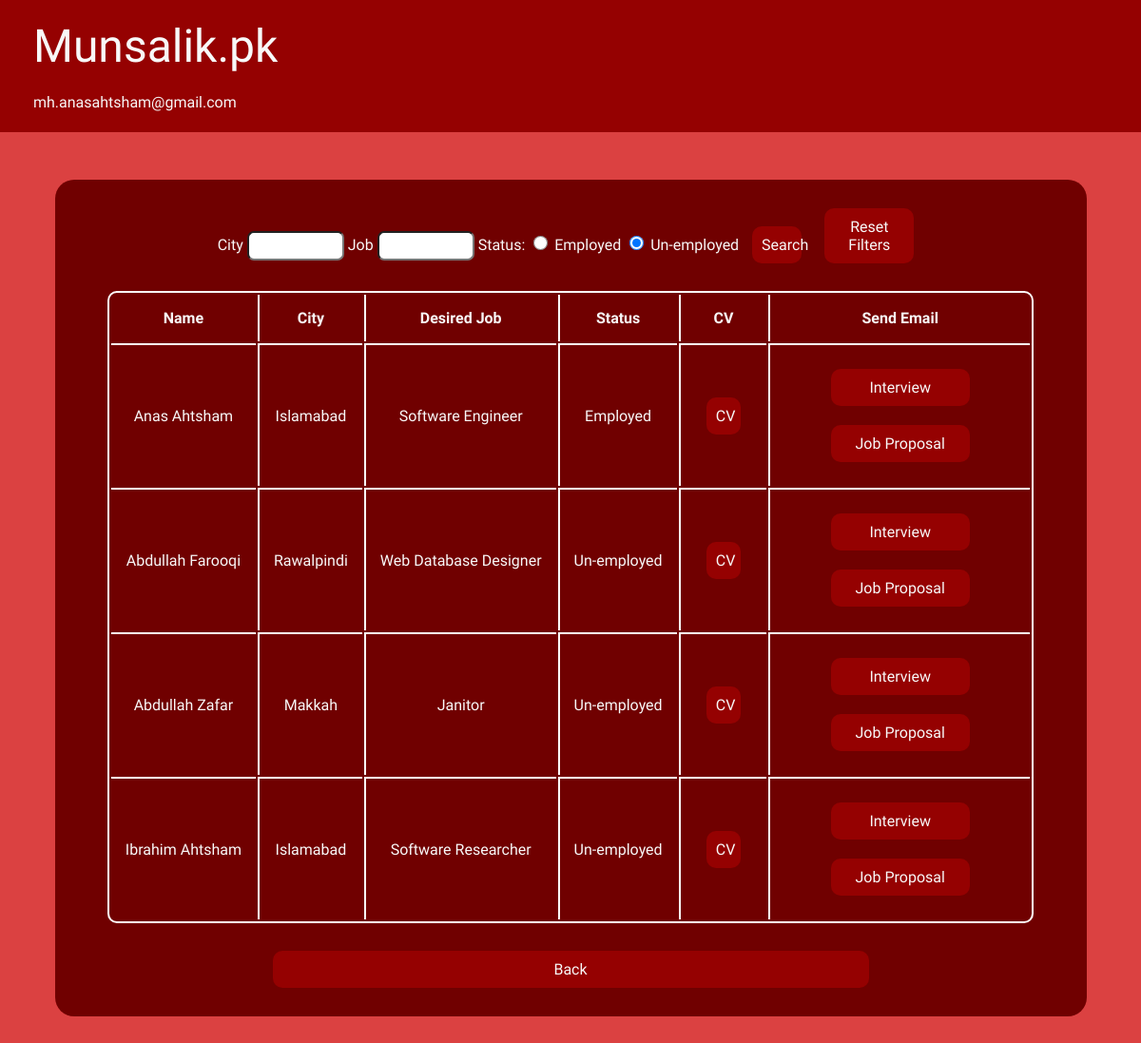
/employer/view.php (signed in), run on the app's committed database.
### tables this page shows
CREATE TABLE `employee` (
  `id` int(11) NOT NULL,
  `email` varchar(50) NOT NULL,
  `password` varchar(50) NOT NULL,
  `f_name` varchar(100) NOT NULL,
  `l_name` varchar(100) NOT NULL,
  `ph_no` varchar(20) NOT NULL,
  `city` varchar(50) NOT NULL,
  `emp_status` tinyint(1) NOT NULL,
  `job_wanted` varchar(50) NOT NULL,
  `self_note` varchar(1000) NOT NULL
);

### employer/view.php (the view, shortened to what this page needs)
<?php
    include('../db.php');
?>
<!DOCTYPE html>
<html lang="en">
    <head>
        <link rel="stylesheet" href="css/style.css">
    </head>
    <body>
        <nav>
            <a href="homepage.php" id="munsalik_pk">Munsalik.pk</a>
            <p><?php
            echo $_SESSION['email'];
            ?></p>
        </nav>
        <section class="homepage_content">
            <div class="bigBox darkBlueBackGround">
                <form action="#" method="post">
                    <label>City</label>
                    <input style="width: 9%;" type="text" name="search_city"> <?php echo" ";?>
                    <label>Job</label>
                    <input style="width: 9%;" type="text" name="search_job"> <?php echo" ";?>
                    <label>Status:</label>
                    <input style="width: 15px; height: 15px;" type="radio" id="Employed" name="status" value="1">
                    <label for="html">Employed</label>
                    <input style="width: 15px; height: 15px;" type="radio" id="Un-employed" name="status" value="2" checked="checked">
                    <label for="css">Un-employed</label>
                    <button style="width: 5%;" type='submit'>Search</button>
                    <button style="width: 9%;"onclick="location.href='refresh.php'" type="button"> Reset Filters </button>
                    <br> <br>
                </form>
                <div class="TABLE">
                    <table>
                        <tr>
                            <th>Name</th>
                            <th>City</th>
                            <th>Desired Job</th>
                            <th>Status</th>
                            <th>CV</th>
                            <th>Send Email</th>
                        </tr>
                        <?php
                            if (isset($_POST['search_city']) &&
                            isset($_POST['search_job']) &&
                            isset($_POST['status'])) {
                                if ($_POST['search_city'] != '' && $_POST['search_job'] != '') {
                                    $sql = "SELECT * FROM `employee` WHERE `city` = '". $_POST['search_city'] ."' AND `emp_status` = '". $_POST['status'] ."' AND `job_wanted` = '". $_POST['search_job'] ."'";
                                }else if ($_POST['search_city'] == '' && $_POST['search_job'] != '') {
                                    $sql = "SELECT * FROM `employee` WHERE `emp_status` = '". $_POST['status'] ."' AND `job_wanted` = '". $_POST['search_job'] ."'";
                                }else if ($_POST['search_city'] != '' && $_POST['search_job'] == '') {
                                    $sql = "SELECT * FROM `employee` WHERE `city` = '". $_POST['search_city'] ."' AND `emp_status` = '". $_POST['status'] ."'";
                                }else {
                                    $sql = "SELECT * FROM `employee` WHERE `emp_status` = '". $_POST['status'] ."'";
                                }
                            }
                            else{
                                $sql = "SELECT * FROM `employee`";
                            }
                            $result = $conn->query($sql);
                            if ($result->num_rows > 0) {
                                while($row_emp = $result->fetch_assoc()){
                                    if(($row_emp["f_name"] != 'NULL') &&
                                    ($row_emp["l_name"] != 'NULL') &&
                                    ($row_emp["city"] != 'NULL') &&
                                    ($row_emp["job_wanted"] != 'NULL')){
                                        ?>  <tr>
                                                <td><?php echo $row_emp["f_name"]; echo " "; echo $row_emp["l_name"]; ?></td>
                                                <td><?php echo $row_emp["city"]; ?></td>
                                                <td><?php echo $row_emp["job_wanted"]; ?></td>
                                                <td><?php if($row_emp['emp_status']==1){echo"Employed";}if($row_emp['emp_status']==2){echo"Un-employed";}?></td>
                                                <td> <a href = "view_cv.php?emp_id=<?php echo $row_emp["id"] ?>&&return_to=1" > <button> CV </button> </a>  </td>
                                                <td> <a href="interview.php?emp_id=<?php echo $row_emp["id"]?>"> <button>Interview</button></a> <a href="proposal.php?emp_id=<?php echo $row_emp["id"]?>"><button>Job Proposal</button></a></td>
                                            </tr>
                                        <?php
                                    }
                                }
                            }
                            else{
                                ?><td colspan="6">NO RESULTS FOUND</td><?php
                            }
                        ?>
                    </table>
                </div>
                <br>
                <button onclick="location.href='homepage.php'" type="button">Back</button>
            </div>
        </section>
    </body>
</html>

### employer/css/style.css (style rules this page uses)
body { margin: auto; background-color: #db4141; font-family: 'Exo 2', sans-serif; color: #F8F8F8; }
.TABLE table { margin-left: auto; margin-right: auto; }
.TABLE { overflow-x:auto; }
table { border-collapse:separate; border:solid white 2px; border-radius:10px; }
td, th { border-left:solid white 2px; border-top:solid white 2px; text-align: center; padding: 15px; }
th { border-top: none; }
td:first-child, th:first-child { border-left: none; }
a { text-decoration: none; color: #F8F8F8; }
button { background-color: #950101; font-family: 'Exo 2', sans-serif; color: #F8F8F8; border-radius: 7px; border-width: 0px; margin: 10px; padding: 10px; }
input { border-radius: 7px; }
.bigBox { background-color: #700000; display: inline-block; width: 95%; padding: 20px; border-radius: 20px; }
.bigBox button { background-color: #950101; display: inline-block; width: 60%; margin: 10px; padding: 10px; border-radius: 10px; font-size: 1rem; }
.bigBox input { width: 70%; height: 25px }
nav { padding: 20px 30px 1px 30px; background-color: #950101; }
nav p { padding: 5px; }
#munsalik_pk { font-family: 'Big Shoulders Display', cursive; padding: 5px; font-size: 3rem; }
.homepage_content { text-align: center; padding: 50px; }

### data on the page
employee: f_name "Anas", l_name "Ahtsham", city "Islamabad", job_wanted "Software Engineer", emp_status "Employed"
employee: f_name "Abdullah", l_name "Farooqi", city "Rawalpindi", job_wanted "Web Database Designer", emp_status "Un-employed"
employee: f_name "Abdullah", l_name "Zafar", city "Makkah", job_wanted "Janitor", emp_status "Un-employed"
employee: f_name "Ibrahim", l_name "Ahtsham", city "Islamabad", job_wanted "Software Researcher", emp_status "Un-employed"

### other printed values
$_SESSION['email'] "mh.anasahtsham@gmail.com"
